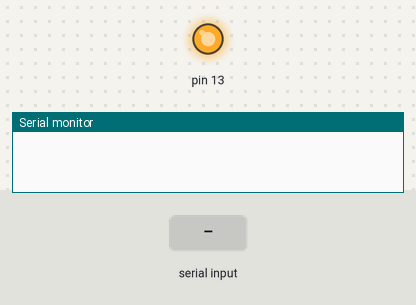
Simulated run of this sketch. Board: Arduino Uno, built with avr-gcc and run on an emulated ATmega328P. On the bench: output pins drawn as LEDs (lit = HIGH), the last lines printed to the serial monitor. The test bench sets the inputs (shaded band).

Above: at 1.2 s.
1.3 s: "1" received over Serial
At 1.8 s:
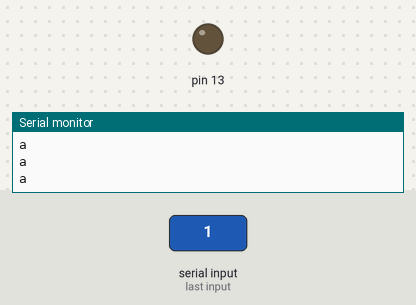
Timing chart, 0 to 4.3 s (numbered marks = the images above; inputs shaded):
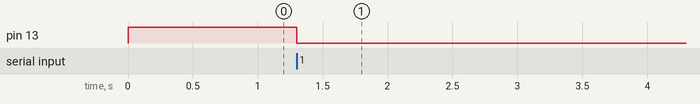

Measured:
- after the input at 1.3 s, pin 13: HIGH → LOW at once

The sketch:

BT_sendTest.ino
```cpp
void setup() {
  Serial.begin(9600);
  pinMode(13, OUTPUT);
}

void loop() {
  while (Serial.available()) {
    Serial.println('a');
    digitalWrite(13, LOW);
  }
  digitalWrite(13, HIGH);
}
```
